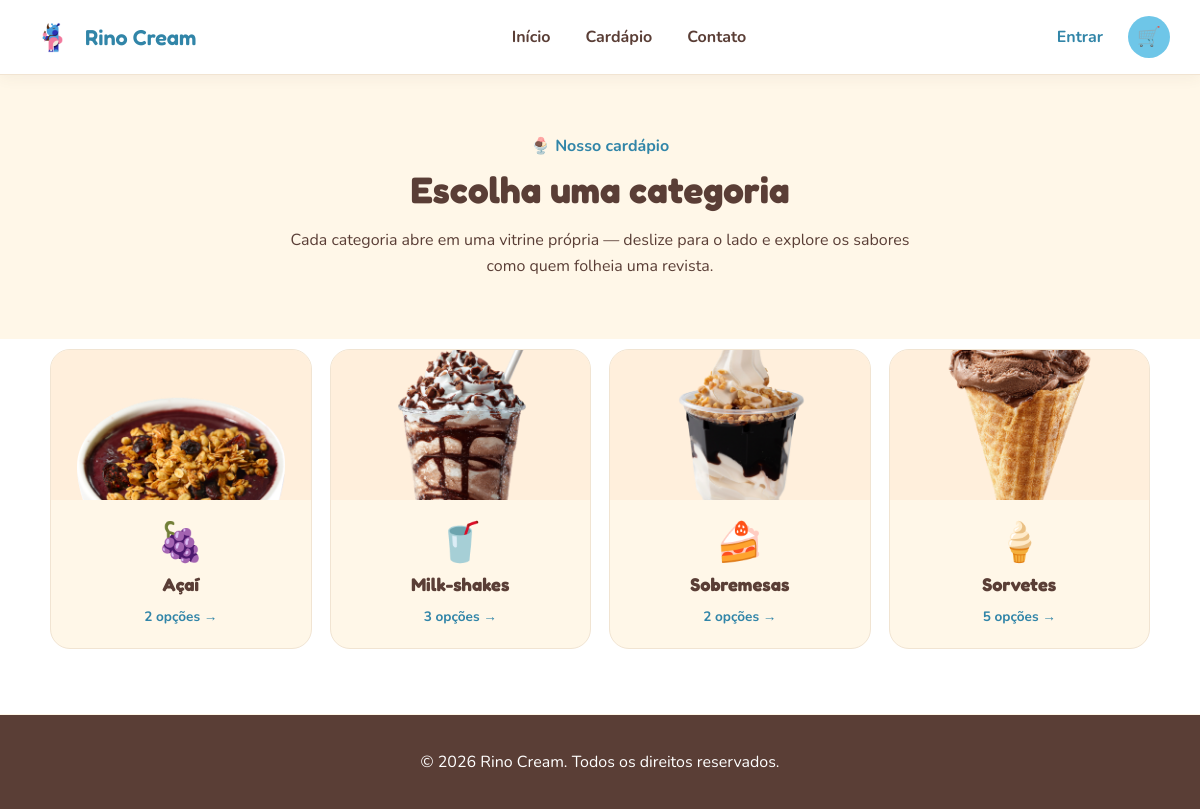
The page /site/cardapio.php on the database its author committed.
### tables this page shows
CREATE TABLE categorias (
    idcategoria INT AUTO_INCREMENT PRIMARY KEY,
    nome VARCHAR(50) NOT NULL UNIQUE
);

### site/cardapio.php (the view, shortened to what this page needs)
<?php
require_once "config/conexao.php";
$sqlCategorias = "
    SELECT
        c.*,
        (
            SELECT COUNT(*)
            FROM produtos p
            WHERE p.idcategoria = c.idcategoria
            AND p.ativo = 1
        ) AS total_produtos,
        (
            SELECT p2.imagem
            FROM produtos p2
            WHERE p2.idcategoria = c.idcategoria
            AND p2.ativo = 1
            AND p2.imagem IS NOT NULL
            AND p2.imagem <> ''
            ORDER BY p2.idproduto
            LIMIT 1
        ) AS imagem_exemplo
    FROM categorias c
    ORDER BY c.nome
";
$stmtCategorias = $pdo->prepare($sqlCategorias);
$stmtCategorias->execute();
$categorias = $stmtCategorias->fetchAll();
require_once "includes/header.php";
?>
<section class="cardapio-topo">
    <div>
        <span>
            🍨 Nosso cardápio
        </span>
        <h1>
            Escolha uma categoria
        </h1>
        <p>
            Cada categoria abre em uma vitrine própria — deslize para o lado
            e explore os sabores como quem folheia uma revista.
        </p>
    </div>
</section>
<section class="cardapio-categorias">
    <div class="categorias-grid categorias-grid-grande">
        <?php foreach ($categorias as $categoria): ?>
            <?php $temProdutos = (int) $categoria["total_produtos"] > 0; ?>
            <a
                class="categoria-card categoria-card-grande <?= !$temProdutos ? "categoria-card-vazia" : "" ?>"
                href="<?= $temProdutos ? "categoria.php?id=" . (int) $categoria["idcategoria"] : "#" ?>"
                <?= !$temProdutos ? 'aria-disabled="true" tabindex="-1"' : "" ?>
            >
                <?php if (!empty($categoria["imagem_exemplo"])): ?>
                    <div class="categoria-card-foto">
                        <img
                            src="imagens/<?= htmlspecialchars($categoria["imagem_exemplo"]) ?>"
                            alt="<?= htmlspecialchars($categoria["nome"]) ?>"
                        >
                    </div>
                <?php endif; ?>
                <span class="categoria-card-emoji">
                    <?= rc_emoji_categoria($categoria["nome"]) ?>
                </span>
                <h3>
                    <?= htmlspecialchars($categoria["nome"]) ?>
                </h3>
                <span class="categoria-card-link">
                    <?php if ($temProdutos): ?>
                        <?= (int) $categoria["total_produtos"] ?>
                        <?= (int) $categoria["total_produtos"] === 1 ? "opção" : "opções" ?>
                        →
                    <?php else: ?>
                        Em breve
                    <?php endif; ?>
                </span>
            </a>
        <?php endforeach; ?>
    </div>
</section>
<?php
require_once "includes/footer.php";
?>

### site/includes/header.php (shortened to what this page needs)
<?php
if (!isset($prefixo)) {
    $prefixo = "";
}
if (!function_exists("rc_emoji_categoria")) {
    function rc_emoji_categoria($nomeCategoria) {
        $mapa = [
            "Sorvetes" => "🍦",
            "Milk-shakes" => "🥤",
            "Açaí" => "🍇",
            "Sobremesas" => "🍰",
        ];
        return $mapa[$nomeCategoria] ?? "🍨";
    }
}
$usuarioLogado = $_SESSION["usuario"] ?? null;
$primeiroNome = "";
$ehAdmin =
    $usuarioLogado &&
    $usuarioLogado["tipo"] === "admin";
$linkLogo = $ehAdmin
    ? $prefixo . "admin/"
    : $prefixo . "index.php";
?>
<!DOCTYPE html>
<html lang="pt-BR">
<head>
    <link
        rel="stylesheet"
        href="<?= $prefixo ?>css/style.css"
    >
    <link
        rel="stylesheet"
        href="<?= $prefixo ?>css/header.css"
    >
</head>
<body>
<header class="rc-header">
    <div class="rc-header__container">
        <a
            href="<?= $linkLogo ?>"
            class="rc-logo"
        >
            <img
                src="<?= $prefixo ?>imagens/logo.png"
                alt="Logo Rino Cream"
            >
            <span>
                Rino Cream
            </span>
        </a>
        <div class="rc-desktop">
            <nav class="rc-desktop-nav">
                <?php if ($ehAdmin): ?>
                    <a href="<?= $prefixo ?>admin/">
                        Painel
                    </a>
                    <a href="<?= $prefixo ?>admin/produtos/">
                        Produtos
                    </a>
                    <a href="<?= $prefixo ?>admin/pedidos/">
                        Pedidos
                    </a>
                    <a href="<?= $prefixo ?>contato.php">
                        Contato
                    </a>
                <?php else: ?>
                    <a href="<?= $prefixo ?>index.php">
                        Início
                    </a>
                    <a href="<?= $prefixo ?>cardapio.php">
                        Cardápio
                    </a>
                    <a href="<?= $prefixo ?>contato.php">
                        Contato
                    </a>
                <?php endif; ?>
            </nav>
            <div class="rc-desktop-actions">
                <?php if ($usuarioLogado): ?>
                    <span class="rc-usuario">
                        <?php if ($ehAdmin): ?>
                            Administrador
                        <?php else: ?>
                            Olá, <?= htmlspecialchars($primeiroNome) ?>
                        <?php endif; ?>
                    </span>
                    <a
                        href="<?= $prefixo ?>conta/sair.php"
                        class="rc-login"
                    >
                        Sair
                    </a>
                <?php else: ?>
                    <a
                        href="<?= $prefixo ?>conta/login.php"
                        class="rc-login"
                    >
                        Entrar
                    </a>
                <?php endif; ?>
                <?php if (!$ehAdmin): ?>
                    <a
                        href="<?= $prefixo ?>carrinho/"
                        class="rc-carrinho"
                        aria-label="Carrinho"
                    >
                        🛒
                    </a>
                <?php endif; ?>
            </div>
        </div>
    </div>
</header>
<main>

### site/includes/footer.php (shortened to what this page needs)
</main>
<footer>
    <p>
        &copy;
        <?= date("Y") ?>
        Rino Cream.
        Todos os direitos reservados.
    </p>
</footer>
</body>
</html>

### site/css/style.css (style rules this page uses)
* { box-sizing: border-box; }
html { scroll-behavior: smooth; }
body { margin: 0; font-family: "Nunito", sans-serif; background-color: #FFF7E8; color: #5A3E36; }
a { color: inherit; text-decoration: none; }
img { max-width: 100%; display: block; }
main { min-height: 80vh; }
.cardapio-topo { padding: 60px 20px; text-align: center; background-color: #FFF7E8; }
.cardapio-topo > div { max-width: 650px; margin: 0 auto; }
.cardapio-topo span { color: #3185A8; font-weight: 700; }
.cardapio-topo h1 { margin: 10px 0; font-family: "Fredoka", sans-serif; font-size: 2.3rem; }
.cardapio-topo p { margin-bottom: 0; line-height: 1.6; }
footer { padding: 20px; background-color: #5A3E36; color: #FFFFFF; text-align: center; }
.categorias-grid { display: grid; gap: 18px; max-width: 1000px; margin: 0 auto; grid-template-columns: repeat(2, 1fr); }
.categoria-card { position: relative; display: flex; flex-direction: column; align-items: center; text-align: center; gap: 6px; padding: 30px 18px 26px; border-radius: 20px; border: 1px solid #F1E4D2; background-color: #FFF7E8; color: #5A3E36; transition: transform 0.2s, box-shadow 0.2s, border-color 0.2s; }
.categoria-card-emoji { font-size: 2.4rem; line-height: 1; margin-bottom: 4px; }
.categoria-card h3 { margin: 0; font-family: "Fredoka", sans-serif; font-size: 1.15rem; }
.categoria-card-link { margin-top: 6px; font-weight: 700; font-size: 0.85rem; color: #3185A8; }
.cardapio-categorias { padding: 10px 20px 65px; background-color: #FFFFFF; }
.categorias-grid-grande { max-width: 1100px; }
.categoria-card-grande { padding: 0 0 22px; overflow: hidden; }
.categoria-card-foto { width: 100%; height: 150px; margin-bottom: 14px; background-color: #FFEFDC; }
.categoria-card-foto img { width: 100%; height: 100%; object-fit: cover; }
.categoria-card-grande .categoria-card-emoji { margin-top: 4px; }
:root { --rc-header-h: 72px; --rc-cs-altura: calc(100vh - var(--rc-header-h)); }
@media (min-width: 768px) { :root { --rc-header-h: 74px; } }
@media (min-width: 768px) { .categorias-grid { grid-template-columns: repeat(4, 1fr); } }

### site/css/header.css (style rules this page uses)
.rc-header { position: sticky; top: 0; z-index: 9999; width: 100%; background-color: #FFFFFF; border-bottom: 1px solid #F1E4D2; box-shadow: 0 3px 14px rgba(90, 62, 54, 0.06); }
.rc-header__container { position: relative; width: 100%; max-width: 1200px; min-height: 72px; margin: 0 auto; padding: 12px 20px; display: flex; align-items: center; justify-content: space-between; gap: 20px; }
.rc-logo { display: flex; align-items: center; gap: 10px; flex-shrink: 0; font-family: "Fredoka", sans-serif; font-size: 1.35rem; font-weight: 600; color: #3185A8; text-decoration: none; }
.rc-logo img { width: 45px; height: 45px; object-fit: contain; }
.rc-desktop { display: none; }
.rc-login { padding: 9px 15px; border-radius: 20px; color: #3185A8; font-weight: 700; text-decoration: none; }
.rc-carrinho { position: relative; width: 42px; height: 42px; display: inline-flex; align-items: center; justify-content: center; border-radius: 50%; background-color: #6ec6e8; text-decoration: none; font-size: 1.2rem; }
@media (min-width: 768px) { .rc-header__container { min-height: 74px; padding: 14px 30px; } }
@media (min-width: 768px) { .rc-desktop { flex: 1; display: flex; align-items: center; min-width: 0; } }
@media (min-width: 768px) { .rc-desktop-nav { margin-left: auto; margin-right: auto; display: flex; align-items: center; justify-content: center; gap: 35px; } }
@media (min-width: 768px) { .rc-desktop-nav a { position: relative; color: #5A3E36; font-weight: 700; text-decoration: none; } }
@media (min-width: 768px) { .rc-desktop-nav a::after { content: ""; position: absolute; left: 0; bottom: -6px; width: 0; height: 2px; background-color: #F58FA3; transition: width 0.2s; } }
@media (min-width: 768px) { .rc-desktop-actions { display: flex; align-items: center; flex-shrink: 0; gap: 10px; } }

### rows shown on the page
categorias: shows a picture, nome "🍇", nome "Açaí", total_produtos "2"
categorias: shows a picture, nome "🥤", nome "Milk-shakes", total_produtos "3"
categorias: shows a picture, nome "🍰", nome "Sobremesas", total_produtos "2"
categorias: shows a picture, nome "🍦", nome "Sorvetes", total_produtos "5"
